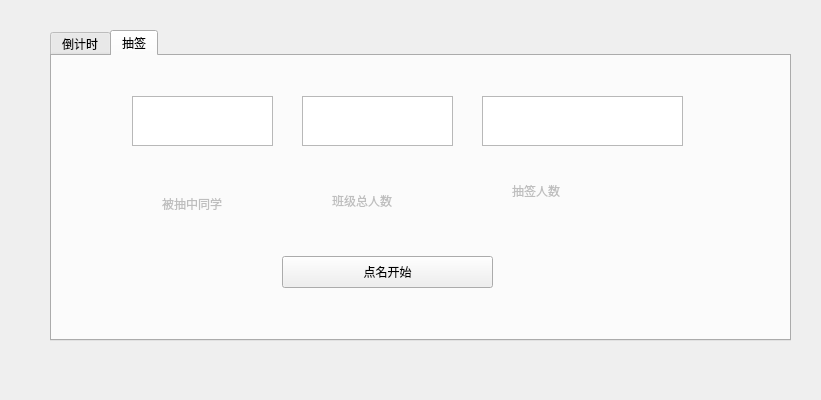
<?xml version="1.0" encoding="UTF-8"?>
<ui version="4.0">
 <class>MainWindow</class>
 <widget class="QWidget" name="MainWindow">
  <property name="geometry">
   <rect>
    <x>0</x>
    <y>0</y>
    <width>821</width>
    <height>400</height>
   </rect>
  </property>
  <property name="windowTitle">
   <string>Seven 助手</string>
  </property>
  <widget class="QTabWidget" name="tabWidget">
   <property name="geometry">
    <rect>
     <x>50</x>
     <y>30</y>
     <width>741</width>
     <height>311</height>
    </rect>
   </property>
   <property name="currentIndex">
    <number>1</number>
   </property>
   <widget class="QWidget" name="tab">
    <attribute name="title">
     <string>倒计时</string>
    </attribute>
    <widget class="QTextEdit" name="textEdit">
     <property name="enabled">
      <bool>true</bool>
     </property>
     <property name="geometry">
      <rect>
       <x>260</x>
       <y>40</y>
       <width>121</width>
       <height>50</height>
      </rect>
     </property>
     <property name="sizePolicy">
      <sizepolicy hsizetype="Preferred" vsizetype="Minimum">
       <horstretch>0</horstretch>
       <verstretch>0</verstretch>
      </sizepolicy>
     </property>
     <property name="maximumSize">
      <size>
       <width>16777215</width>
       <height>50</height>
      </size>
     </property>
    </widget>
    <widget class="QPushButton" name="pushButton">
     <property name="geometry">
      <rect>
       <x>320</x>
       <y>120</y>
       <width>97</width>
       <height>32</height>
      </rect>
     </property>
     <property name="styleSheet">
      <string notr="true">QPushButton:pressed {
background-color: #1E90FF;
}</string>
     </property>
     <property name="text">
      <string>倒计时开始</string>
     </property>
    </widget>
    <widget class="QLabel" name="label">
     <property name="enabled">
      <bool>false</bool>
     </property>
     <property name="geometry">
      <rect>
       <x>400</x>
       <y>40</y>
       <width>31</width>
       <height>41</height>
      </rect>
     </property>
     <property name="text">
      <string>s</string>
     </property>
    </widget>
   </widget>
   <widget class="QWidget" name="tab_2">
    <attribute name="title">
     <string>抽签</string>
    </attribute>
    <widget class="QTextEdit" name="textEdit_2">
     <property name="enabled">
      <bool>true</bool>
     </property>
     <property name="geometry">
      <rect>
       <x>80</x>
       <y>40</y>
       <width>141</width>
       <height>50</height>
      </rect>
     </property>
     <property name="sizePolicy">
      <sizepolicy hsizetype="Expanding" vsizetype="Fixed">
       <horstretch>0</horstretch>
       <verstretch>0</verstretch>
      </sizepolicy>
     </property>
     <property name="maximumSize">
      <size>
       <width>16777215</width>
       <height>50</height>
      </size>
     </property>
    </widget>
    <widget class="QLabel" name="label_3">
     <property name="enabled">
      <bool>false</bool>
     </property>
     <property name="geometry">
      <rect>
       <x>110</x>
       <y>140</y>
       <width>83</width>
       <height>16</height>
      </rect>
     </property>
     <property name="maximumSize">
      <size>
       <width>16777215</width>
       <height>50</height>
      </size>
     </property>
     <property name="text">
      <string>被抽中同学</string>
     </property>
    </widget>
    <widget class="QLabel" name="label_5">
     <property name="enabled">
      <bool>false</bool>
     </property>
     <property name="geometry">
      <rect>
       <x>280</x>
       <y>120</y>
       <width>67</width>
       <height>50</height>
      </rect>
     </property>
     <property name="maximumSize">
      <size>
       <width>16777215</width>
       <height>50</height>
      </size>
     </property>
     <property name="text">
      <string>班级总人数</string>
     </property>
    </widget>
    <widget class="QTextEdit" name="textEdit_4">
     <property name="enabled">
      <bool>true</bool>
     </property>
     <property name="geometry">
      <rect>
       <x>250</x>
       <y>40</y>
       <width>151</width>
       <height>50</height>
      </rect>
     </property>
     <property name="sizePolicy">
      <sizepolicy hsizetype="Expanding" vsizetype="Fixed">
       <horstretch>0</horstretch>
       <verstretch>0</verstretch>
      </sizepolicy>
     </property>
     <property name="maximumSize">
      <size>
       <width>16777215</width>
       <height>50</height>
      </size>
     </property>
    </widget>
    <widget class="QTextEdit" name="textEdit_5">
     <property name="enabled">
      <bool>true</bool>
     </property>
     <property name="geometry">
      <rect>
       <x>430</x>
       <y>40</y>
       <width>201</width>
       <height>50</height>
      </rect>
     </property>
     <property name="sizePolicy">
      <sizepolicy hsizetype="Expanding" vsizetype="Fixed">
       <horstretch>0</horstretch>
       <verstretch>0</verstretch>
      </sizepolicy>
     </property>
     <property name="maximumSize">
      <size>
       <width>16777215</width>
       <height>50</height>
      </size>
     </property>
    </widget>
    <widget class="QLabel" name="label_6">
     <property name="enabled">
      <bool>false</bool>
     </property>
     <property name="geometry">
      <rect>
       <x>460</x>
       <y>110</y>
       <width>140</width>
       <height>50</height>
      </rect>
     </property>
     <property name="maximumSize">
      <size>
       <width>16777215</width>
       <height>50</height>
      </size>
     </property>
     <property name="text">
      <string>抽签人数</string>
     </property>
    </widget>
    <widget class="QPushButton" name="pushButton_2">
     <property name="geometry">
      <rect>
       <x>230</x>
       <y>200</y>
       <width>211</width>
       <height>32</height>
      </rect>
     </property>
     <property name="styleSheet">
      <string notr="true">QPushButton:pressed {
background-color: #1E90FF;
}</string>
     </property>
     <property name="text">
      <string>点名开始</string>
     </property>
    </widget>
   </widget>
  </widget>
 </widget>
 <resources/>
 <connections/>
</ui>
